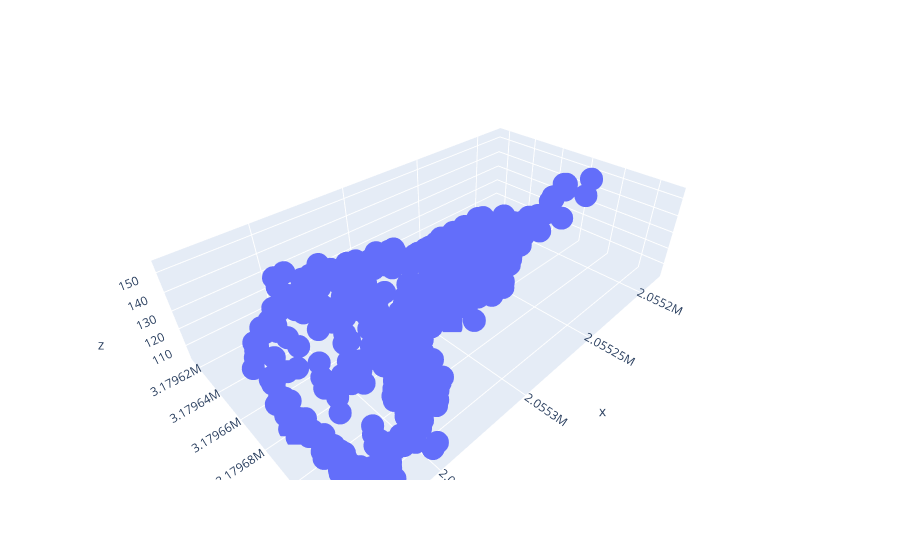

Write notebook code for a chart like this one.
### Code cell
fig.show()

### Figure 1 — Plotly figure (JSON) as saved in the notebook; plotly's stock layout.template omitted (floating-point values rounded to 4 significant figures; data arrays with more than 128 entries replaced by an {"elided": "..."} marker saying what was removed)
{"data": [{"hovertemplate": "x=%{x}<br>y=%{y}<br>z=%{z}<extra></extra>", "legendgroup": "", "marker": {"color": "#636efa", "symbol": "circle"}, "mode": "markers", "name": "", "scene": "scene", "showlegend": false, "type": "scatter3d", "x": {"elided": "596 float values"}, "y": {"elided": "596 float values"}, "z": {"elided": "596 float values"}}], "layout": {"legend": {"tracegroupgap": 0}, "margin": {"t": 60}, "scene": {"domain": {"x": [0, 1], "y": [0, 1]}, "xaxis": {"title": {"text": "x"}}, "yaxis": {"title": {"text": "y"}}, "zaxis": {"title": {"text": "z"}}}}}
